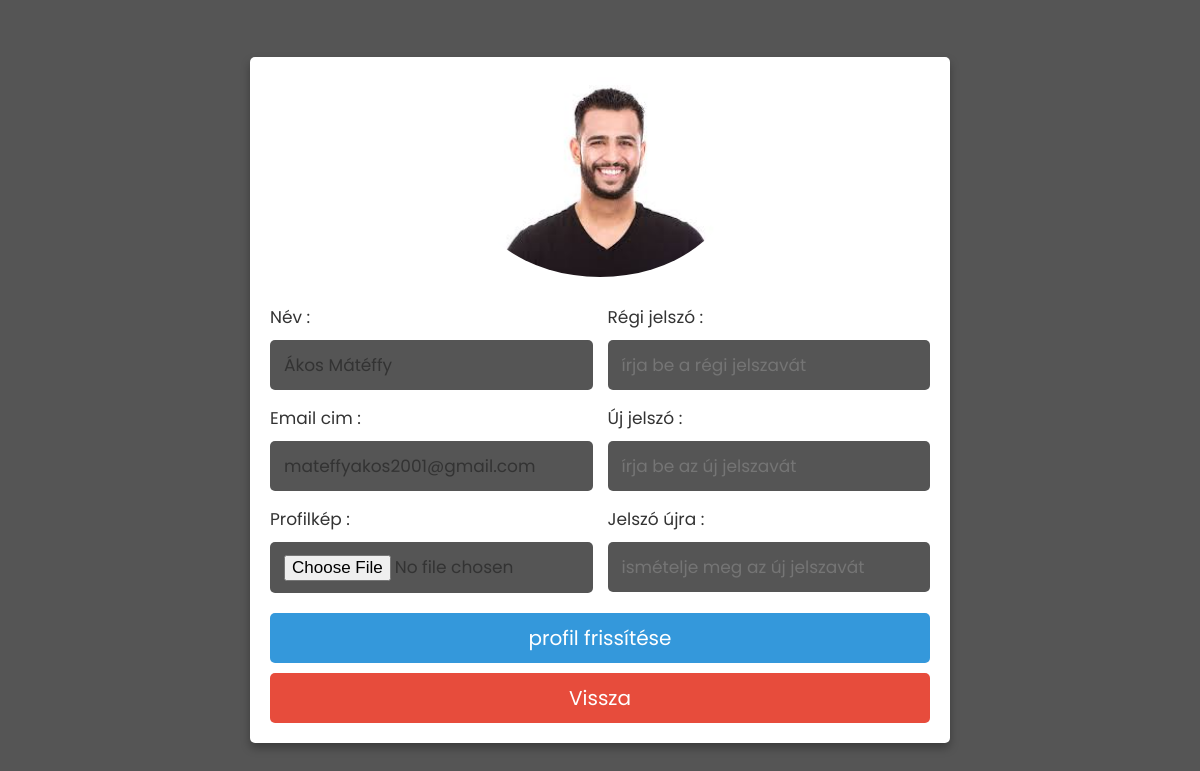
The page /update_profile.php (signed in) on the database its author committed.
### tables this page shows
CREATE TABLE `user_form` (
  `id` int(100) NOT NULL,
  `name` varchar(100) NOT NULL,
  `email` varchar(100) NOT NULL,
  `password` varchar(100) NOT NULL,
  `image` varchar(100) NOT NULL
);

### update_profile.php (the view, shortened to what this page needs)
<?php
include 'config.php';
$user_id = $_SESSION['user_id'];
?>
<!DOCTYPE html>
<html lang="hu">
<head>
   <link rel="stylesheet" href="css/style1.css">
</head>
<body>
<div class="update-profile">
   <?php
      $select = mysqli_query($conn, "SELECT * FROM `user_form` WHERE id = '$user_id'") or die('query failed');
      if(mysqli_num_rows($select) > 0){
         $fetch = mysqli_fetch_assoc($select);
      }
   ?>
   <form action="" method="post" enctype="multipart/form-data">
      <?php
         if($fetch['image'] == ''){
            echo '<img src="images/default-avatar.png">';
         }else{
            echo '<img src="uploaded_img/'.$fetch['image'].'">';
         }
      ?>
      <div class="flex">
         <div class="inputBox">
            <span>Név :</span>
            <input type="text" name="update_name" value="<?php echo $fetch['name']; ?>" class="box">
            <span>Email cim :</span>
            <input type="email" name="update_email" value="<?php echo $fetch['email']; ?>" class="box">
            <span>Profilkép :</span>
            <input type="file" name="update_image" accept="image/jpg, image/jpeg, image/png" class="box">
         </div>
         <div class="inputBox">
            <span>Régi jelszó :</span>
            <input type="password" name="update_pass" placeholder="írja be a régi jelszavát" class="box">
            <span>Új jelszó :</span>
            <input type="password" name="new_pass" placeholder="írja be az új jelszavát" class="box">
            <span> Jelszó újra :</span>
            <input type="password" name="confirm_pass" placeholder="ismételje meg az új jelszavát" class="box">
         </div>
      </div>
      <input type="submit" value="profil frissítése" name="update_profile" class="btn">
      <a href="home.php" class="delete-btn">Vissza</a>
   </form>
</div>
</body>
</html>

### css/style1.css (style rules this page uses)
:root { --blue:#3498db; --dark-blue:#2980b9; --red:#e74c3c; --dark-red:#c0392b; --black:#333; --white:#fff; --light-bg: #555; --box-shadow:0 5px 10px rgba(0,0,0,.3); }
* { font-family: 'Poppins', sans-serif; margin:0; padding:0; box-sizing: border-box; outline: none; border: none; text-decoration: none; }
.btn, .delete-btn { width: 100%; border-radius: 5px; padding:10px 30px; color:var(--white); display: block; text-align: center; cursor: pointer; font-size: 20px; margin-top: 10px; }
.btn { background-color: var(--blue); }
.delete-btn { background-color: var(--red); }
.update-profile { min-height: 100vh; background-color: var(--light-bg); display: flex; align-items: center; justify-content: center; padding:20px; }
.update-profile form { padding:20px; background-color: var(--white); box-shadow: var(--box-shadow); text-align: center; width: 700px; text-align: center; border-radius: 5px; }
.update-profile form img { height: 200px; width: 200p; border-radius: 50%; object-fit: cover; margin-bottom: 5px; }
.update-profile form .flex { display: flex; justify-content: space-between; margin-bottom: 20px; gap:15px; }
.update-profile form .flex .inputBox { width: 49%; }
.update-profile form .flex .inputBox span { text-align: left; display: block; margin-top: 15px; font-size: 17px; color:var(--black); }
.update-profile form .flex .inputBox .box { width: 100%; border-radius: 5px; background-color: var(--light-bg); padding:12px 14px; font-size: 17px; color:var(--black); margin-top: 10px; }

### rows shown on the page
user_form: image (picture), update_name "Ákos Mátéffy", update_email "mateffyakos2001@gmail.com"
